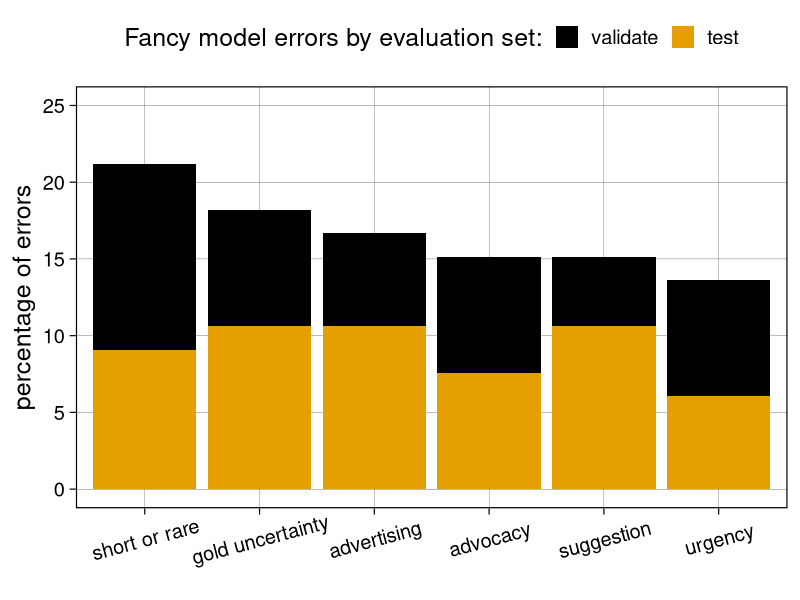

Generate this figure with R:
## ---- chunk 1
library(ggthemes)
library(knitr)
library(tidyverse)

opts_chunk$set(echo = TRUE, warning=FALSE, message=FALSE)
## ---- chunk 2
fancyErrors <- read_csv("data/all6_error_types_instactivism_fancy.csv") %>%
  mutate(evaluation = factor(evaluation, levels = c("validate", "test")),
         error_type = factor(error_type),
         prediction_class = factor(prediction_class),
         predicted = factor(predicted),
         my_labels = factor(my_labels))
## ---- chunk 3

fancyErrors %>%
  count(error_type, evaluation) %>%
  mutate(percent = (n/sum(n))*100) %>%
  ggplot(aes(x = reorder(error_type, -percent), 
             y = percent,
             fill = evaluation)) +
  geom_col() +
  theme_linedraw(18) +
  theme(legend.position = "top", 
        panel.grid.minor.y = element_blank(),
        axis.text.x = element_text(angle = 15, vjust = .7)) +
  scale_y_continuous(limits = c(0, 25)) +
  scale_fill_colorblind() +
  labs(x = element_blank(),
       y = "percentage of errors",
       fill = "Fancy model errors by evaluation set:")

